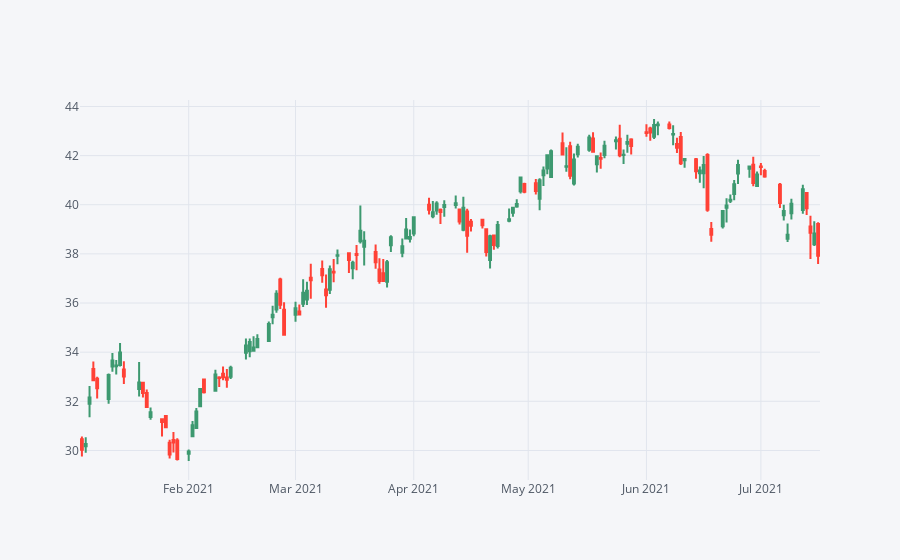

Notebook code cell kept with this figure:
### Code cell
banks['BAC'].iplot(kind='candle')

### Figure 1 — Plotly figure (JSON) as saved in the notebook; plotly's stock layout.template omitted (floating-point values rounded to 4 significant figures; data arrays with more than 128 entries replaced by an {"elided": "..."} marker saying what was removed)
{"data": [{"close": {"elided": "135 float values"}, "high": {"elided": "135 float values"}, "low": {"elided": "135 float values"}, "open": {"elided": "135 float values"}, "showlegend": false, "type": "candlestick", "x": {"elided": "135 str values"}, "yaxis": "y2"}], "layout": {"legend": {"bgcolor": "#F5F6F9", "font": {"color": "#4D5663"}}, "paper_bgcolor": "#F5F6F9", "plot_bgcolor": "#F5F6F9", "title": {"font": {"color": "#4D5663"}}, "xaxis": {"gridcolor": "#E1E5ED", "rangeslider": {"visible": false}, "showgrid": true, "tickfont": {"color": "#4D5663"}, "title": {"font": {"color": "#4D5663"}, "text": ""}, "zerolinecolor": "#E1E5ED"}, "yaxis": {"gridcolor": "#E1E5ED", "showgrid": true, "showticklabels": false, "tickfont": {"color": "#4D5663"}, "title": {"font": {"color": "#4D5663"}, "text": ""}, "zerolinecolor": "#E1E5ED"}, "yaxis2": {"gridcolor": "#E1E5ED", "showgrid": true, "tickfont": {"color": "#4D5663"}, "title": {"font": {"color": "#4D5663"}, "text": ""}, "zerolinecolor": "#E1E5ED"}}}
